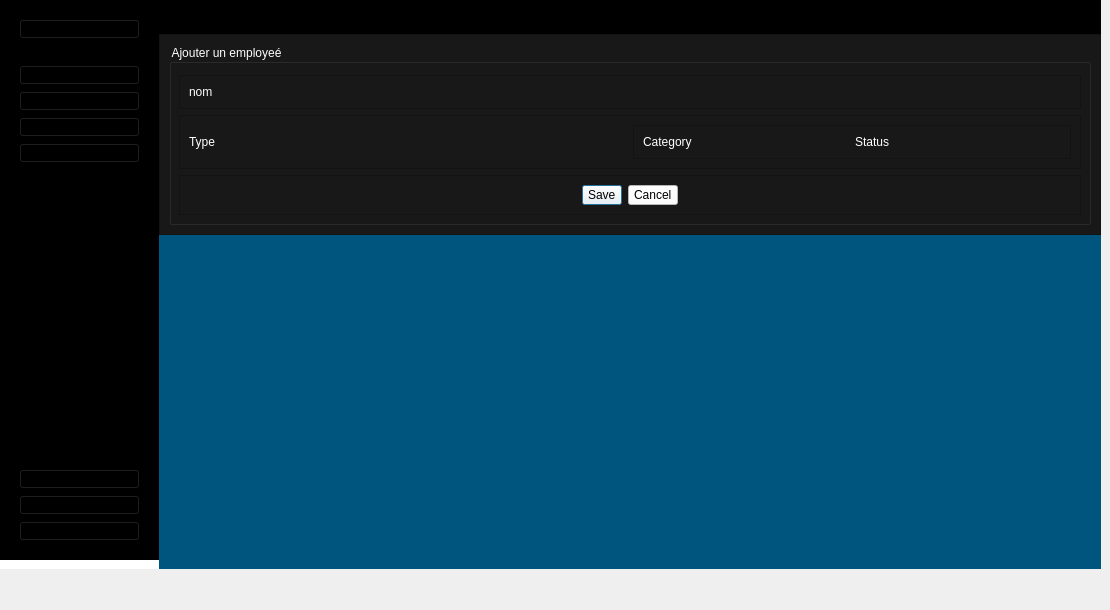
    <widget class="QWidget" name="AddPage">
     <widget class="QWidget" name="centralwidget_2">
      <property name="geometry">
       <rect>
        <x>0</x>
        <y>0</y>
        <width>1101</width>
        <height>601</height>
       </rect>
      </property>
      <property name="styleSheet">
       <string notr="true">*{
padding:0;
margin:0;
}
QPushButton{
	text-align:left;
	padding:2px 5px;
	font: 75 9pt &quot;MS Shell Dlg 2&quot;;
}
#leftMenuSubContainer QPushButton{
	text-align:left;
	padding:5px 10px;
}</string>
      </property>
      <layout class="QFormLayout" name="formLayout_7">
       <property name="horizontalSpacing">
        <number>0</number>
       </property>
       <property name="verticalSpacing">
        <number>0</number>
       </property>
       <property name="leftMargin">
        <number>0</number>
       </property>
       <property name="topMargin">
        <number>0</number>
       </property>
       <property name="rightMargin">
        <number>0</number>
       </property>
       <property name="bottomMargin">
        <number>0</number>
       </property>
       <item row="0" column="0">
        <widget class="QWidget" name="leftMenuContainer_4" native="true">
         <property name="styleSheet">
          <string notr="true">background-color:#FFF;
</string>
         </property>
         <layout class="QVBoxLayout" name="verticalLayout_18">
          <property name="leftMargin">
           <number>0</number>
          </property>
          <property name="topMargin">
           <number>0</number>
          </property>
          <property name="rightMargin">
           <number>0</number>
          </property>
          <item>
           <widget class="QWidget" name="leftMenuSubContainer_4" native="true">
            <property name="styleSheet">
             <string notr="true">background-color:rgb(0, 0, 0);</string>
            </property>
            <layout class="QVBoxLayout" name="verticalLayout_19">
             <item alignment="Qt::AlignTop">
              <widget class="QFrame" name="UserSideMenu_4">
               <property name="frameShape">
                <enum>QFrame::StyledPanel</enum>
               </property>
               <property name="frameShadow">
                <enum>QFrame::Raised</enum>
               </property>
               <layout class="QHBoxLayout" name="horizontalLayout_15">
                <item>
                 <widget class="QPushButton" name="Account_4">
                  <property name="toolTip">
                   <string>User</string>
                  </property>
                  <property name="toolTipDuration">
                   <number>16</number>
                  </property>
                  <property name="text">
                   <string>My account</string>
                  </property>
                  <property name="icon">
                   <iconset>
                    <normalon>icon/user.svg</normalon>
                   </iconset>
                  </property>
                  <property name="iconSize">
                   <size>
                    <width>20</width>
                    <height>20</height>
                   </size>
                  </property>
                 </widget>
                </item>
               </layout>
              </widget>
             </item>
             <item alignment="Qt::AlignTop">
              <widget class="QFrame" name="MainFunctions_4">
               <property name="sizePolicy">
                <sizepolicy hsizetype="Preferred" vsizetype="Preferred">
                 <horstretch>0</horstretch>
                 <verstretch>0</verstretch>
                </sizepolicy>
               </property>
               <property name="frameShape">
                <enum>QFrame::StyledPanel</enum>
               </property>
               <property name="frameShadow">
                <enum>QFrame::Raised</enum>
               </property>
               <layout class="QVBoxLayout" name="verticalLayout_20">
                <item>
                 <widget class="QPushButton" name="HomeBtn_4">
                  <property name="toolTip">
                   <string>Home</string>
                  </property>
                  <property name="text">
                   <string>Home</string>
                  </property>
                  <property name="icon">
                   <iconset>
                    <normaloff>icon/home.svg</normaloff>
                    <normalon>icon/home.svg</normalon>icon/home.svg</iconset>
                  </property>
                  <property name="iconSize">
                   <size>
                    <width>20</width>
                    <height>20</height>
                   </size>
                  </property>
                 </widget>
                </item>
                <item>
                 <widget class="QPushButton" name="DataBtn_4">
                  <property name="toolTip">
                   <string>Data</string>
                  </property>
                  <property name="text">
                   <string>Data</string>
                  </property>
                  <property name="icon">
                   <iconset>
                    <normaloff>icon/database.svg</normaloff>
                    <normalon>icon/database.svg</normalon>icon/database.svg</iconset>
                  </property>
                  <property name="iconSize">
                   <size>
                    <width>20</width>
                    <height>20</height>
                   </size>
                  </property>
                 </widget>
                </item>
                <item>
                 <widget class="QPushButton" name="addeq_3">
                  <property name="styleSheet">
                   <string notr="true">font: 75 9pt &quot;MS Shell Dlg 2&quot;;</string>
                  </property>
                  <property name="text">
                   <string>ajouter un employeé</string>
                  </property>
                  <property name="icon">
                   <iconset>
                    <normaloff>icon/plus.svg</normaloff>icon/plus.svg</iconset>
                  </property>
                  <property name="iconSize">
                   <size>
                    <width>20</width>
                    <height>20</height>
                   </size>
                  </property>
                 </widget>
                </item>
                <item>
                 <widget class="QPushButton" name="PdfBtn_4">
                  <property name="toolTip">
                   <string>Pdf</string>
                  </property>
                  <property name="text">
                   <string>Generate PDF</string>
                  </property>
                  <property name="icon">
                   <iconset>
                    <normaloff>icon/printer.svg</normaloff>
                    <normalon>icon/printer.svg</normalon>icon/printer.svg</iconset>
                  </property>
                  <property name="iconSize">
                   <size>
                    <width>20</width>
                    <height>20</height>
                   </size>
                  </property>
                 </widget>
                </item>
                <item>
                 <spacer name="verticalSpacer_22">
                  <property name="orientation">
                   <enum>Qt::Vertical</enum>
                  </property>
                  <property name="sizeHint" stdset="0">
                   <size>
                    <width>20</width>
                    <height>40</height>
                   </size>
                  </property>
                 </spacer>
                </item>
                <item>
                 <spacer name="verticalSpacer_23">
                  <property name="orientation">
                   <enum>Qt::Vertical</enum>
                  </property>
                  <property name="sizeHint" stdset="0">
                   <size>
                    <width>20</width>
                    <height>40</height>
                   </size>
                  </property>
                 </spacer>
                </item>
                <item>
                 <spacer name="verticalSpacer_24">
                  <property name="orientation">
                   <enum>Qt::Vertical</enum>
                  </property>
                  <property name="sizeHint" stdset="0">
                   <size>
                    <width>20</width>
                    <height>40</height>
                   </size>
                  </property>
                 </spacer>
                </item>
                <item>
                 <spacer name="verticalSpacer_25">
                  <property name="orientation">
                   <enum>Qt::Vertical</enum>
                  </property>
                  <property name="sizeHint" stdset="0">
                   <size>
                    <width>20</width>
                    <height>40</height>
                   </size>
                  </property>
                 </spacer>
                </item>
                <item>
                 <spacer name="verticalSpacer_26">
                  <property name="orientation">
                   <enum>Qt::Vertical</enum>
                  </property>
                  <property name="sizeHint" stdset="0">
                   <size>
                    <width>20</width>
                    <height>40</height>
                   </size>
                  </property>
                 </spacer>
                </item>
                <item>
                 <spacer name="verticalSpacer_27">
                  <property name="orientation">
                   <enum>Qt::Vertical</enum>
                  </property>
                  <property name="sizeHint" stdset="0">
                   <size>
                    <width>20</width>
                    <height>40</height>
                   </size>
                  </property>
                 </spacer>
                </item>
                <item>
                 <spacer name="verticalSpacer_28">
                  <property name="orientation">
                   <enum>Qt::Vertical</enum>
                  </property>
                  <property name="sizeHint" stdset="0">
                   <size>
                    <width>20</width>
                    <height>40</height>
                   </size>
                  </property>
                 </spacer>
                </item>
               </layout>
              </widget>
             </item>
             <item alignment="Qt::AlignBottom">
              <widget class="QFrame" name="AppFunction_4">
               <property name="frameShape">
                <enum>QFrame::StyledPanel</enum>
               </property>
               <property name="frameShadow">
                <enum>QFrame::Raised</enum>
               </property>
               <layout class="QVBoxLayout" name="verticalLayout_21">
                <item>
                 <widget class="QPushButton" name="SettingsBtn_4">
                  <property name="toolTip">
                   <string>Settings</string>
                  </property>
                  <property name="text">
                   <string>Settings</string>
                  </property>
                  <property name="icon">
                   <iconset>
                    <normaloff>icon/settings.svg</normaloff>
                    <disabledoff>icon/settings.svg</disabledoff>icon/settings.svg</iconset>
                  </property>
                  <property name="iconSize">
                   <size>
                    <width>20</width>
                    <height>20</height>
                   </size>
                  </property>
                 </widget>
                </item>
                <item>
                 <widget class="QPushButton" name="HelpBtn_4">
                  <property name="toolTip">
                   <string>Help</string>
                  </property>
                  <property name="text">
                   <string>Help</string>
                  </property>
                  <property name="icon">
                   <iconset>
                    <normaloff>icon/help-circle.svg</normaloff>
                    <normalon>icon/help-circle.svg</normalon>icon/help-circle.svg</iconset>
                  </property>
                  <property name="iconSize">
                   <size>
                    <width>20</width>
                    <height>20</height>
                   </size>
                  </property>
                 </widget>
                </item>
                <item>
                 <widget class="QPushButton" name="LogoutBtn_4">
                  <property name="toolTip">
                   <string>Logout</string>
                  </property>
                  <property name="text">
                   <string>Logout</string>
                  </property>
                  <property name="icon">
                   <iconset>
                    <normaloff>icon/log-out.svg</normaloff>
                    <normalon>icon/log-out.svg</normalon>icon/log-out.svg</iconset>
                  </property>
                  <property name="iconSize">
                   <size>
                    <width>20</width>
                    <height>20</height>
                   </size>
                  </property>
                 </widget>
                </item>
               </layout>
              </widget>
             </item>
            </layout>
           </widget>
          </item>
         </layout>
        </widget>
       </item>
       <item row="0" column="1">
        <widget class="QWidget" name="mainBodyContainer_4" native="true">
         <property name="styleSheet">
          <string notr="true">background-color:rgb(0, 85, 127)</string>
         </property>
         <layout class="QFormLayout" name="formLayout_8">
          <property name="horizontalSpacing">
           <number>0</number>
          </property>
          <property name="verticalSpacing">
           <number>0</number>
          </property>
          <property name="leftMargin">
           <number>0</number>
          </property>
          <property name="topMargin">
           <number>0</number>
          </property>
          <property name="rightMargin">
           <number>0</number>
          </property>
          <property name="bottomMargin">
           <number>0</number>
          </property>
          <item row="0" column="0" colspan="2">
           <widget class="QFrame" name="TopBar_4">
            <property name="styleSheet">
             <string notr="true">background-color:rgb(0, 0, 0);</string>
            </property>
            <property name="frameShape">
             <enum>QFrame::StyledPanel</enum>
            </property>
            <property name="frameShadow">
             <enum>QFrame::Raised</enum>
            </property>
            <layout class="QVBoxLayout" name="verticalLayout_22">
             <item>
              <widget class="QLabel" name="Actor_4">
               <property name="styleSheet">
                <string notr="true">font: 75 16pt &quot;MS Shell Dlg 2&quot;;
</string>
               </property>
               <property name="text">
                <string>RESPONSABLE DES RESSOURCES HUMAINES</string>
               </property>
              </widget>
             </item>
            </layout>
           </widget>
          </item>
          <item row="1" column="0" colspan="2">
           <widget class="QFrame" name="MainContent_4">
            <property name="styleSheet">
             <string notr="true">background-color:#181818 ;</string>
            </property>
            <property name="frameShape">
             <enum>QFrame::StyledPanel</enum>
            </property>
            <property name="frameShadow">
             <enum>QFrame::Raised</enum>
            </property>
            <layout class="QHBoxLayout" name="horizontalLayout_16">
             <item>
              <widget class="QGroupBox" name="groupBox_3">
               <property name="styleSheet">
                <string notr="true">font: 75 12pt &quot;MS Shell Dlg 2&quot;;
color:#fff;
</string>
               </property>
               <property name="title">
                <string>Ajouter un employeé</string>
               </property>
               <layout class="QVBoxLayout" name="verticalLayout_23">
                <property name="spacing">
                 <number>6</number>
                </property>
                <property name="topMargin">
                 <number>30</number>
                </property>
                <item>
                 <widget class="QFrame" name="frame_9">
                  <property name="frameShape">
                   <enum>QFrame::StyledPanel</enum>
                  </property>
                  <property name="frameShadow">
                   <enum>QFrame::Raised</enum>
                  </property>
                  <layout class="QHBoxLayout" name="horizontalLayout_17">
                   <item>
                    <widget class="QLabel" name="label_9">
                     <property name="text">
                      <string>nom</string>
                     </property>
                    </widget>
                   </item>
                  </layout>
                 </widget>
                </item>
                <item>
                 <widget class="QFrame" name="frame_10">
                  <property name="frameShape">
                   <enum>QFrame::StyledPanel</enum>
                  </property>
                  <property name="frameShadow">
                   <enum>QFrame::Raised</enum>
                  </property>
                  <layout class="QHBoxLayout" name="horizontalLayout_18">
                   <item>
                    <widget class="QLabel" name="label_10">
                     <property name="text">
                      <string>Type</string>
                     </property>
                    </widget>
                   </item>
                   <item>
                    <widget class="QFrame" name="frame_11">
                     <property name="frameShape">
                      <enum>QFrame::StyledPanel</enum>
                     </property>
                     <property name="frameShadow">
                      <enum>QFrame::Raised</enum>
                     </property>
                     <layout class="QHBoxLayout" name="horizontalLayout_19">
                      <item>
                       <widget class="QLabel" name="label_11">
                        <property name="text">
                         <string>Category</string>
                        </property>
                       </widget>
                      </item>
                      <item>
                       <widget class="QLabel" name="label_12">
                        <property name="text">
                         <string>Status</string>
                        </property>
                       </widget>
                      </item>
                     </layout>
                    </widget>
                   </item>
                  </layout>
                 </widget>
                </item>
                <item>
                 <widget class="QFrame" name="frame_12">
                  <property name="frameShape">
                   <enum>QFrame::StyledPanel</enum>
                  </property>
                  <property name="frameShadow">
                   <enum>QFrame::Raised</enum>
                  </property>
                  <layout class="QHBoxLayout" name="horizontalLayout_20">
                   <item>
                    <widget class="QDialogButtonBox" name="buttonBox_2">
                     <property name="styleSheet">
                      <string notr="true">background-color:#FFF;
color:rgb(0, 0, 0);</string>
                     </property>
                     <property name="standardButtons">
                      <set>QDialogButtonBox::Cancel|QDialogButtonBox::Save</set>
                     </property>
                     <property name="centerButtons">
                      <bool>true</bool>
                     </property>
                    </widget>
                   </item>
                  </layout>
                 </widget>
                </item>
               </layout>
              </widget>
             </item>
            </layout>
           </widget>
          </item>
         </layout>
        </widget>
       </item>
      </layout>
     </widget>
    </widget>
